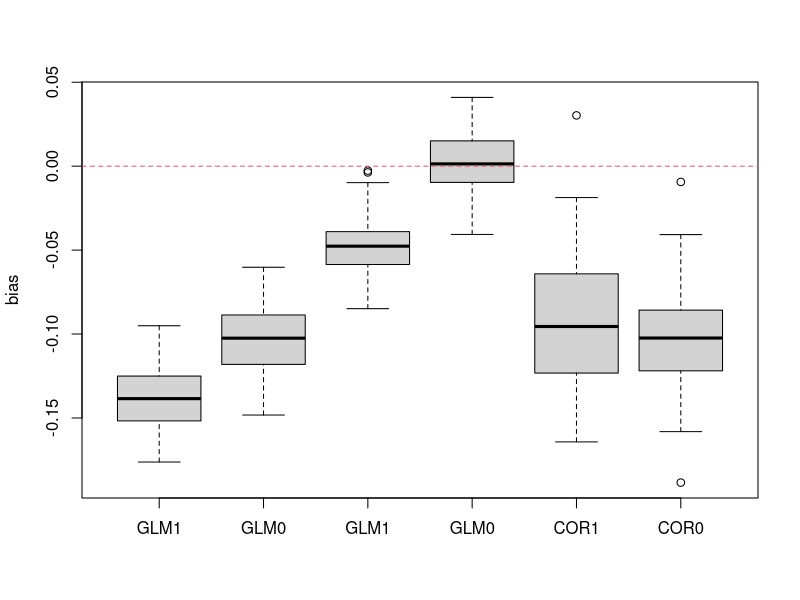

Write the R code that produced this figure.
# Demo: Non-separable logistic regression
# LK 03/2023

set.seed(2)

library("coin")

# FUNs --------------------------------------------------------------------

gen_dat <- function(n = 5e3, parmD = 0, parmY = c(-0.5, 1), discreteD = TRUE,
                    discreteE = TRUE, normalHDE = FALSE, conditional = FALSE,
                    discreteH = FALSE) {
  O <- runif(n, min = -3, max = 3)
  E <- if (discreteE) sample(c(-1, 1), n, TRUE) else rnorm(n)
  H <- if (discreteH) sample(c(-1, 1), n, TRUE) else if (normalHDE) rnorm(n)
  else rt(n, df = 5) / 2
  ND <- if (normalHDE) rnorm(n) else rlogis(n)
  NY <- if (normalHDE) rnorm(n) else rlogis(n)
  gD <- parmD * H + ND
  gY <- H + NY

  g2u <- if (normalHDE) \(...) {\(g) pnorm(g, sd = sqrt(2))} else \(g) ecdf(g)
  UD <- g2u(gD)(gD)
  UY <- g2u(gY)(gY)
  D <- if (discreteD) {
    if (conditional) as.numeric(plogis(E + parmD * H) <= ND)
    else as.numeric(plogis(E) <= UD)
  } else {
    pnorm(UD, mean = parmD + E)
  }
  Y <- if (conditional) as.numeric(parmY[1] + D * parmY[2] + H >= NY)
  else as.numeric(plogis(parmY[1] + D * parmY[2] + O) >= UY)
  data.frame(Y = Y, D = D, E = E, H = H, O = O)
}

ind_obj <- \(b, Y, X, E, tstat = "quadratic", trafo = identity) {
  R <- (Y - plogis(X %*% b))
  trafo(statistic(independence_test(R ~ E, teststat = tstat)))
}

cor_obj <- \(b, Y, X, E) {
  R <- (Y - plogis(X %*% b))
  sum(fitted(lm(R ~ E))^2)
}

# Run ---------------------------------------------------------------------

pY1D1 <- integrate(\(o) plogis(0.5 + o) * dunif(o, min = -3, max = 3), lower = -10, upper = 10)$value
pY1D0 <- integrate(\(o) plogis(-0.5 + o) * dunif(o, min = -3, max = 3), lower = -10, upper = 10)$value

log((pY1D1 * (1 - pY1D0)) / ((1 - pY1D1) * pY1D0))

d0 <- gen_dat(parmD = 0, n = 1e4)
d1 <- gen_dat(parmD = 1, n = 1e4)

coef(glm(Y ~ D, data = d0, family = "binomial"))
coef(glm(Y ~ D, data = d1, family = "binomial"))

res <- replicate(5e1, {
  d0 <- gen_dat(parmD = 0)
  d1 <- gen_dat(parmD = 1)

  c(
    GLM1 = mean(coef(glm(Y ~ D, data = d1, family = "binomial")) - c(-0.5, 1)),
    GLM0 = mean(coef(glm(Y ~ D, data = d0, family = "binomial")) - c(-0.5, 1)),
    GLM1 = mean(coef(glm(Y ~ D + O, data = d1, family = "binomial")) - c(-0.5, 1, 1)),
    GLM0 = mean(coef(glm(Y ~ D + O, data = d0, family = "binomial")) - c(-0.5, 1, 1)),
    # ORC1 = mean(coef(glm(Y ~ D + H, data = d1, family = "binomial")) - c(-0.5, 1, 1)),
    # ORC0 = mean(coef(glm(Y ~ D + H, data = d0, family = "binomial")) - c(-0.5, 1, 1)),
    # IND1 = mean(optim(c(-0.5, 1), ind_obj, Y = d1$Y, X = cbind(1, d1$D), E = d1$E)$par - c(-0.5, 1)),
    # IND0 = mean(optim(c(-0.5, 1), ind_obj, Y = d0$Y, X = cbind(1, d0$D), E = d0$E)$par - c(-0.5, 1)),
    COR1 = mean(optim(c(-0.5, 1), cor_obj, Y = d1$Y, X = cbind(1, d1$D), E = d1$E)$par - c(-0.5, 1)),
    COR0 = mean(optim(c(-0.5, 1), cor_obj, Y = d0$Y, X = cbind(1, d0$D), E = d0$E)$par - c(-0.5, 1))
  )
})

boxplot(t(res), ylab = "bias")
abline(h = 0, lty = 2, col = 2)
